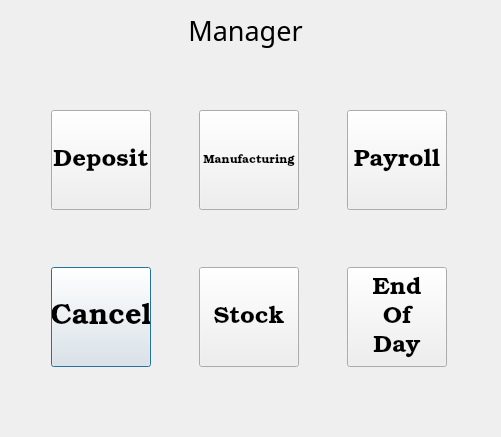
<?xml version="1.0" encoding="UTF-8"?>
<ui version="4.0">
 <class>manager_dialog</class>
 <widget class="QDialog" name="manager_dialog">
  <property name="geometry">
   <rect>
    <x>0</x>
    <y>0</y>
    <width>501</width>
    <height>437</height>
   </rect>
  </property>
  <property name="font">
   <font>
    <family>Book Antiqua</family>
    <pointsize>20</pointsize>
   </font>
  </property>
  <property name="windowTitle">
   <string>Manager</string>
  </property>
  <widget class="QLabel" name="label">
   <property name="geometry">
    <rect>
     <x>170</x>
     <y>0</y>
     <width>151</width>
     <height>61</height>
    </rect>
   </property>
   <property name="text">
    <string>Manager</string>
   </property>
   <property name="alignment">
    <set>Qt::AlignCenter</set>
   </property>
  </widget>
  <widget class="QWidget" name="gridLayoutWidget">
   <property name="geometry">
    <rect>
     <x>9</x>
     <y>59</y>
     <width>481</width>
     <height>361</height>
    </rect>
   </property>
   <layout class="QGridLayout" name="gridLayout">
    <item row="1" column="0">
     <widget class="QPushButton" name="btn_cancel">
      <property name="sizePolicy">
       <sizepolicy hsizetype="Preferred" vsizetype="Preferred">
        <horstretch>0</horstretch>
        <verstretch>20</verstretch>
       </sizepolicy>
      </property>
      <property name="minimumSize">
       <size>
        <width>100</width>
        <height>100</height>
       </size>
      </property>
      <property name="maximumSize">
       <size>
        <width>100</width>
        <height>100</height>
       </size>
      </property>
      <property name="baseSize">
       <size>
        <width>12</width>
        <height>2</height>
       </size>
      </property>
      <property name="font">
       <font>
        <family>Bookman Old Style</family>
        <pointsize>22</pointsize>
        <stylestrategy>PreferAntialias</stylestrategy>
       </font>
      </property>
      <property name="text">
       <string>Cancel</string>
      </property>
     </widget>
    </item>
    <item row="0" column="0">
     <widget class="QPushButton" name="btn_deposit">
      <property name="sizePolicy">
       <sizepolicy hsizetype="Preferred" vsizetype="Preferred">
        <horstretch>0</horstretch>
        <verstretch>20</verstretch>
       </sizepolicy>
      </property>
      <property name="minimumSize">
       <size>
        <width>100</width>
        <height>100</height>
       </size>
      </property>
      <property name="maximumSize">
       <size>
        <width>100</width>
        <height>100</height>
       </size>
      </property>
      <property name="baseSize">
       <size>
        <width>12</width>
        <height>2</height>
       </size>
      </property>
      <property name="font">
       <font>
        <family>Bookman Old Style</family>
        <pointsize>18</pointsize>
        <stylestrategy>PreferAntialias</stylestrategy>
       </font>
      </property>
      <property name="text">
       <string>Deposit</string>
      </property>
     </widget>
    </item>
    <item row="0" column="1">
     <widget class="QPushButton" name="btn_manufacturin">
      <property name="sizePolicy">
       <sizepolicy hsizetype="Preferred" vsizetype="Preferred">
        <horstretch>0</horstretch>
        <verstretch>20</verstretch>
       </sizepolicy>
      </property>
      <property name="minimumSize">
       <size>
        <width>100</width>
        <height>100</height>
       </size>
      </property>
      <property name="maximumSize">
       <size>
        <width>100</width>
        <height>100</height>
       </size>
      </property>
      <property name="baseSize">
       <size>
        <width>12</width>
        <height>2</height>
       </size>
      </property>
      <property name="font">
       <font>
        <family>Bookman Old Style</family>
        <pointsize>9</pointsize>
        <stylestrategy>PreferAntialias</stylestrategy>
       </font>
      </property>
      <property name="text">
       <string>Manufacturing</string>
      </property>
     </widget>
    </item>
    <item row="1" column="1">
     <widget class="QPushButton" name="btn_stock">
      <property name="sizePolicy">
       <sizepolicy hsizetype="Preferred" vsizetype="Preferred">
        <horstretch>0</horstretch>
        <verstretch>20</verstretch>
       </sizepolicy>
      </property>
      <property name="minimumSize">
       <size>
        <width>100</width>
        <height>100</height>
       </size>
      </property>
      <property name="maximumSize">
       <size>
        <width>100</width>
        <height>100</height>
       </size>
      </property>
      <property name="baseSize">
       <size>
        <width>12</width>
        <height>2</height>
       </size>
      </property>
      <property name="font">
       <font>
        <family>Bookman Old Style</family>
        <pointsize>18</pointsize>
        <stylestrategy>PreferAntialias</stylestrategy>
       </font>
      </property>
      <property name="text">
       <string>Stock</string>
      </property>
     </widget>
    </item>
    <item row="0" column="2">
     <widget class="QPushButton" name="btn_payroll">
      <property name="sizePolicy">
       <sizepolicy hsizetype="Preferred" vsizetype="Preferred">
        <horstretch>0</horstretch>
        <verstretch>20</verstretch>
       </sizepolicy>
      </property>
      <property name="minimumSize">
       <size>
        <width>100</width>
        <height>100</height>
       </size>
      </property>
      <property name="maximumSize">
       <size>
        <width>100</width>
        <height>100</height>
       </size>
      </property>
      <property name="baseSize">
       <size>
        <width>12</width>
        <height>2</height>
       </size>
      </property>
      <property name="font">
       <font>
        <family>Bookman Old Style</family>
        <pointsize>18</pointsize>
        <stylestrategy>PreferAntialias</stylestrategy>
       </font>
      </property>
      <property name="text">
       <string>Payroll</string>
      </property>
     </widget>
    </item>
    <item row="1" column="2">
     <widget class="QPushButton" name="btn_eod">
      <property name="sizePolicy">
       <sizepolicy hsizetype="Preferred" vsizetype="Preferred">
        <horstretch>0</horstretch>
        <verstretch>20</verstretch>
       </sizepolicy>
      </property>
      <property name="minimumSize">
       <size>
        <width>100</width>
        <height>100</height>
       </size>
      </property>
      <property name="maximumSize">
       <size>
        <width>100</width>
        <height>100</height>
       </size>
      </property>
      <property name="baseSize">
       <size>
        <width>12</width>
        <height>2</height>
       </size>
      </property>
      <property name="font">
       <font>
        <family>Bookman Old Style</family>
        <pointsize>18</pointsize>
        <stylestrategy>PreferAntialias</stylestrategy>
       </font>
      </property>
      <property name="text">
       <string>End
Of
Day</string>
      </property>
     </widget>
    </item>
   </layout>
  </widget>
 </widget>
 <resources/>
 <connections/>
</ui>
